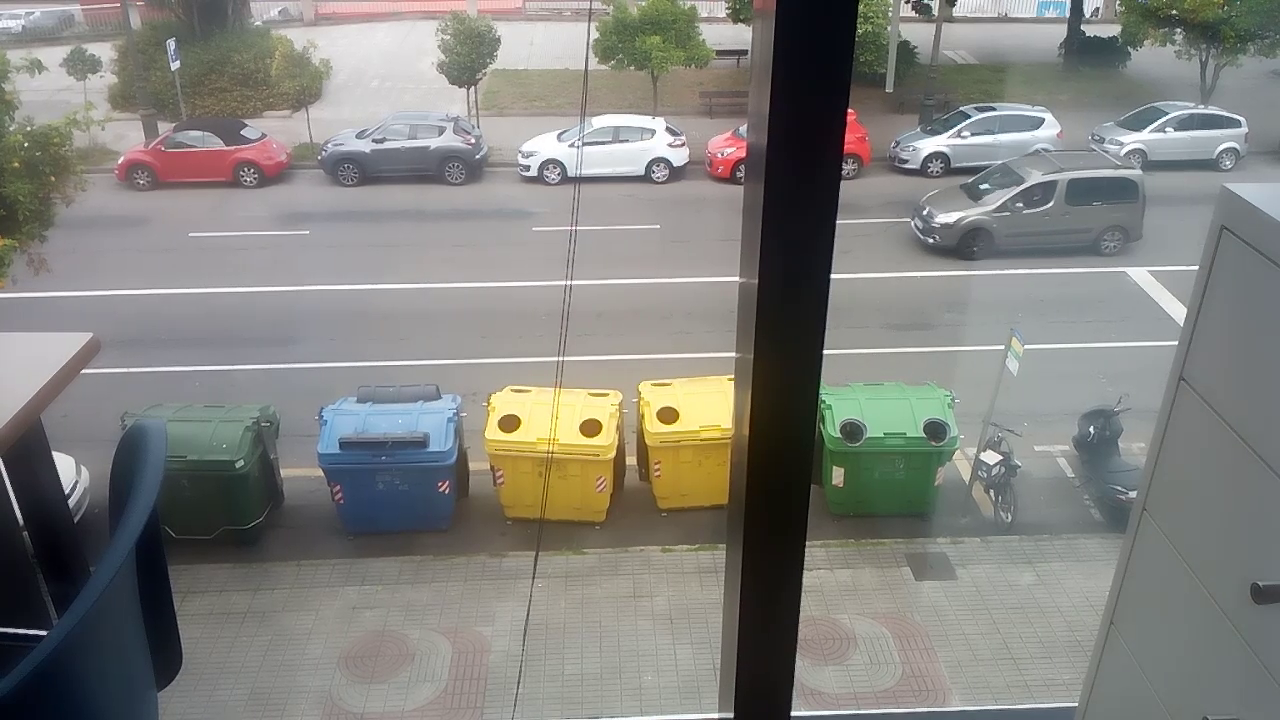
#> input picture frame 8 of opencv/flujo_optico/calle1.mp4, 1280 x 720 px
$ python lucas-kanade.py
#> lines starting #> are read from the running program, lines starting #| are printed output that depends on the picture
import numpy as np
import cv2

cap = cv2.VideoCapture('calle1.mp4')
# parametros para deteccion de esquinas ShiTomasi
feature_params = dict( maxCorners = 100,
                       qualityLevel = 0.3,
                       minDistance = 7,
                       blockSize = 7 )

# Parametros para el flujo optico de Lucas Kanade
lk_params = dict( winSize = (15,15),
                  maxLevel = 2,
                  criteria = (cv2.TERM_CRITERIA_EPS | cv2.TERM_CRITERIA_COUNT, 10, 0.03))

# Crea algunos colores aleatorios
color = np.random.randint(0,255,(100,3))

# Toma el primer cuadro y encuentra esquinas en el
ret, old_frame = cap.read()
#> old_frame is the input picture: shape (720, 1280, 3); mean B, G, R 125.8, 130.2, 130.3
old_gray = cv2.cvtColor(old_frame, cv2.COLOR_BGR2GRAY)
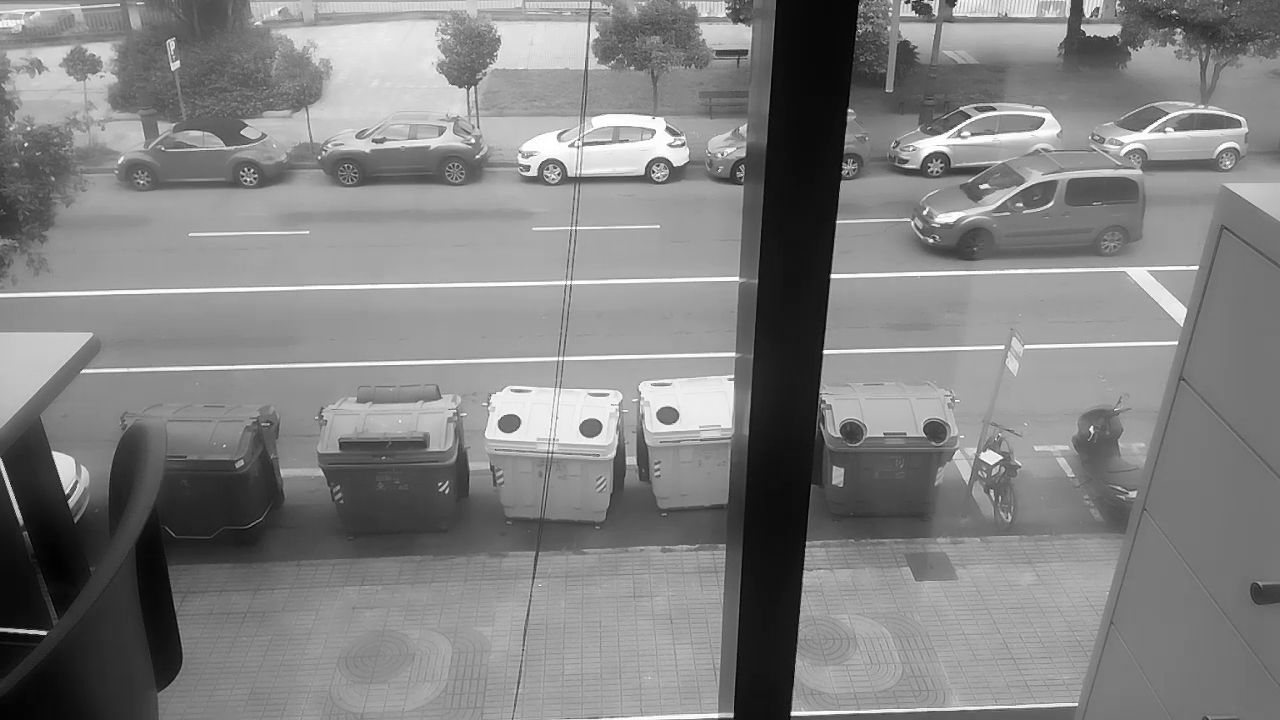
#> old_gray: shape (720, 1280); min 0, max 255, mean 129.7
p0 = cv2.goodFeaturesToTrack(old_gray, mask = None, **feature_params)
#> p0 = 78 rows, first 8: [792, 713], [825, 351], [833, 275], [731, 715], [654, 174], [915, 13], [528, 167], [850, 109]

# Crear una mascara de imagen para dibujar
mask = np.zeros_like(old_frame)
while(1):
  ret,frame = cap.read()
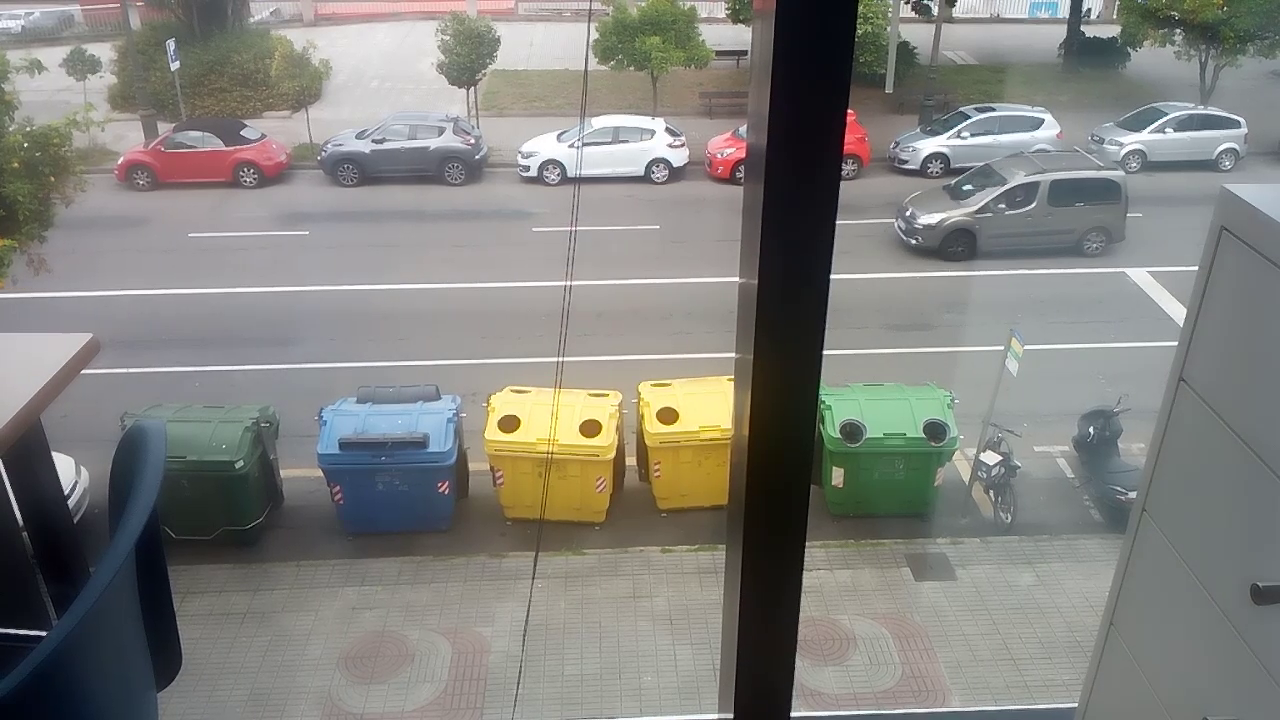
#> input picture frame 9 of opencv/flujo_optico/calle1.mp4, 1280 x 720 px
#> frame is the input picture: shape (720, 1280, 3); mean B, G, R 125.8, 130.2, 130.4
  frame_gray = cv2.cvtColor(frame, cv2.COLOR_BGR2GRAY)
  # calcula optical flow
  p1, st, err = cv2.calcOpticalFlowPyrLK(old_gray, frame_gray, p0, None, **lk_params)
#> p1 = 78 rows, first 8: [791.7, 713.7], [824.8, 351.4], [832.7, 275.4], [730.7, 715.6], [653.7, 174.5], [914.7, 13.57], [527.7, 167.4], [849.7, 109.6]; st = 78 values from 1 to 1; err = 78 values, max 51.75 at index 27, min 3.04 at index 75, mean 7.94
  # Select good points
  good_new = p1[st==1]
#> good_new = 78 pairs, first value 24.63 to 1238.5, second value 2.77 to 715.6
  good_old = p0[st==1]
#> good_old = 78 pairs, first value 25 to 1239, second value 2 to 715
  # dibuja las lineas
  for i,(new,old) in enumerate(zip(good_new,good_old)):
    a,b = new.ravel()
    c,d = old.ravel()
    mask = cv2.line(mask, (a,b),(c,d), color[i].tolist(), 2)
    frame = cv2.circle(frame,(a,b),5,color[i].tolist(),-1)
#> this loop made 78 passes
#> (a, b, c, d) on passes 1 to 12: (791.7, 713.7, 792, 713), (824.8, 351.4, 825, 351), (832.7, 275.4, 833, 275), (730.7, 715.6, 731, 715), (653.7, 174.5, 654, 174), (914.7, 13.57, 915, 13), (527.7, 167.4, 528, 167), (849.7, 109.6, 850, 109), (1041.6, 119.6, 1042, 119), (572.7, 229.4, 573, 229), (568.7, 283.5, 569, 283), (549.7, 453.5, 550, 453)
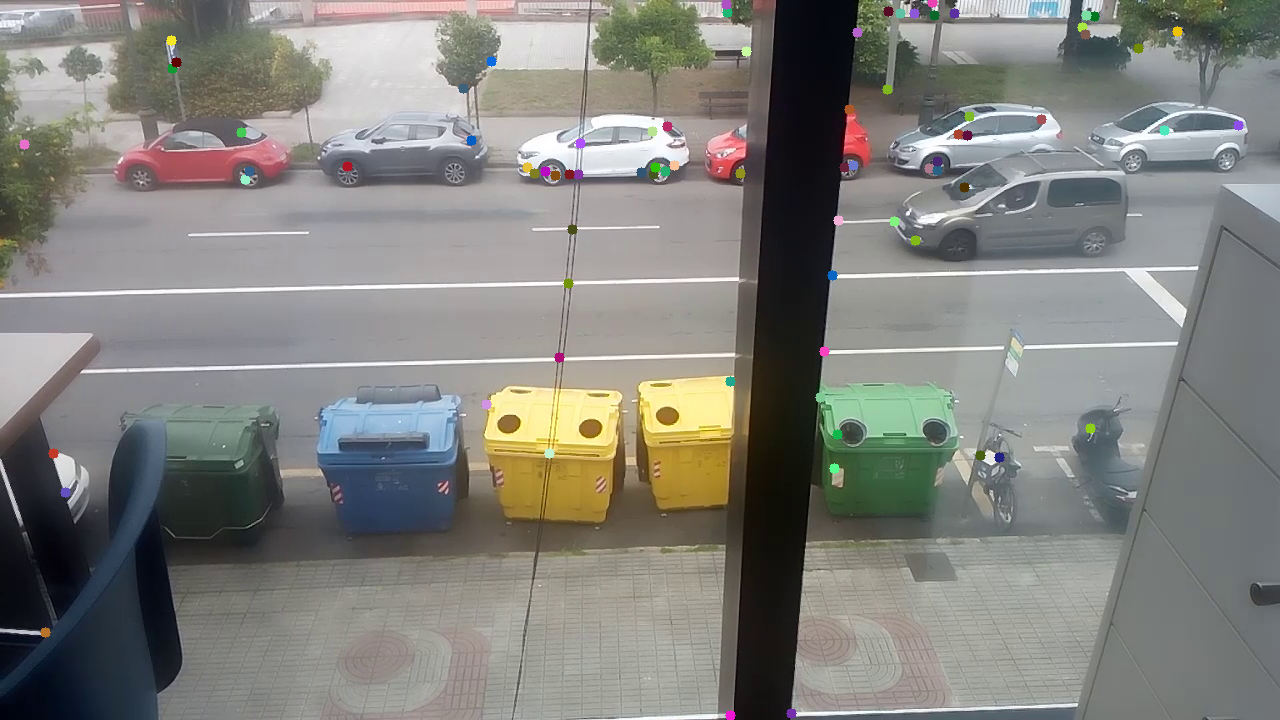
#> frame: shape (720, 1280, 3); mean B, G, R 125.5, 130.1, 130.2
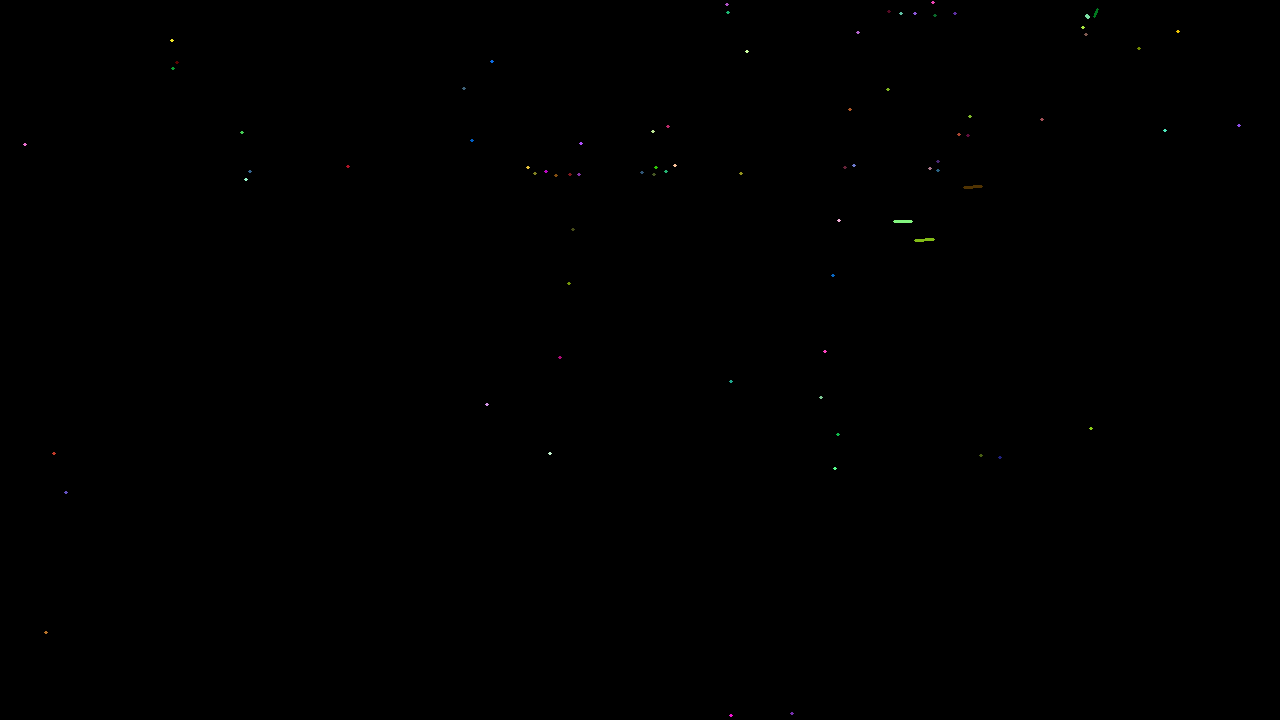
#> mask: shape (720, 1280, 3); mean of channels 0, 1, 2 0.1, 0.1, 0.1; drawn as B, G, R
  img = cv2.add(frame,mask)
  cv2.imshow('frame',img)
  k = cv2.waitKey(30)
#> (key Esc is pressed here)
  if k == 27:
    break
  # Ahora actualiza el marco anterior y los puntos anteriores
  old_gray = frame_gray.copy()
  p0 = good_new.reshape(-1,1,2)
cv2.destroyAllWindows()
cap.release()
